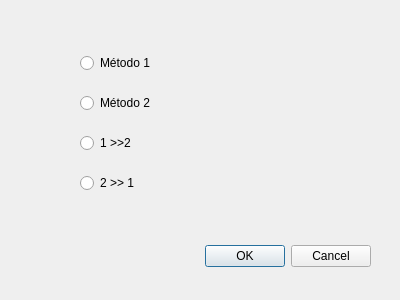
<?xml version="1.0" encoding="UTF-8"?>
<ui version="4.0">
 <class>Dialog</class>
 <widget class="QDialog" name="Dialog">
  <property name="geometry">
   <rect>
    <x>0</x>
    <y>0</y>
    <width>400</width>
    <height>300</height>
   </rect>
  </property>
  <property name="windowTitle">
   <string>Dialog</string>
  </property>
  <widget class="QDialogButtonBox" name="buttonBox">
   <property name="geometry">
    <rect>
     <x>30</x>
     <y>240</y>
     <width>341</width>
     <height>32</height>
    </rect>
   </property>
   <property name="orientation">
    <enum>Qt::Horizontal</enum>
   </property>
   <property name="standardButtons">
    <set>QDialogButtonBox::Cancel|QDialogButtonBox::Ok</set>
   </property>
  </widget>
  <widget class="QRadioButton" name="radioButton">
   <property name="geometry">
    <rect>
     <x>80</x>
     <y>50</y>
     <width>109</width>
     <height>26</height>
    </rect>
   </property>
   <property name="text">
    <string>Método 1</string>
   </property>
  </widget>
  <widget class="QRadioButton" name="radioButton_2">
   <property name="geometry">
    <rect>
     <x>80</x>
     <y>90</y>
     <width>109</width>
     <height>26</height>
    </rect>
   </property>
   <property name="text">
    <string>Método 2</string>
   </property>
  </widget>
  <widget class="QRadioButton" name="radioButton_3">
   <property name="geometry">
    <rect>
     <x>80</x>
     <y>130</y>
     <width>109</width>
     <height>26</height>
    </rect>
   </property>
   <property name="text">
    <string>1 &gt;&gt;2</string>
   </property>
  </widget>
  <widget class="QRadioButton" name="radioButton_4">
   <property name="geometry">
    <rect>
     <x>80</x>
     <y>170</y>
     <width>109</width>
     <height>26</height>
    </rect>
   </property>
   <property name="text">
    <string>2 &gt;&gt; 1</string>
   </property>
  </widget>
 </widget>
 <resources/>
 <connections>
  <connection>
   <sender>buttonBox</sender>
   <signal>accepted()</signal>
   <receiver>Dialog</receiver>
   <slot>accept()</slot>
   <hints>
    <hint type="sourcelabel">
     <x>248</x>
     <y>254</y>
    </hint>
    <hint type="destinationlabel">
     <x>157</x>
     <y>274</y>
    </hint>
   </hints>
  </connection>
  <connection>
   <sender>buttonBox</sender>
   <signal>rejected()</signal>
   <receiver>Dialog</receiver>
   <slot>reject()</slot>
   <hints>
    <hint type="sourcelabel">
     <x>316</x>
     <y>260</y>
    </hint>
    <hint type="destinationlabel">
     <x>286</x>
     <y>274</y>
    </hint>
   </hints>
  </connection>
 </connections>
</ui>
